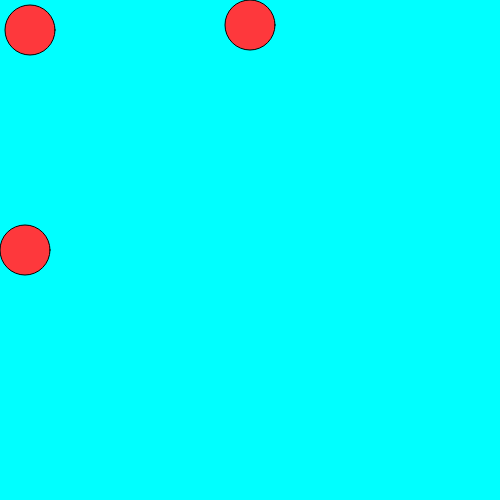
Frame 1 (no input)
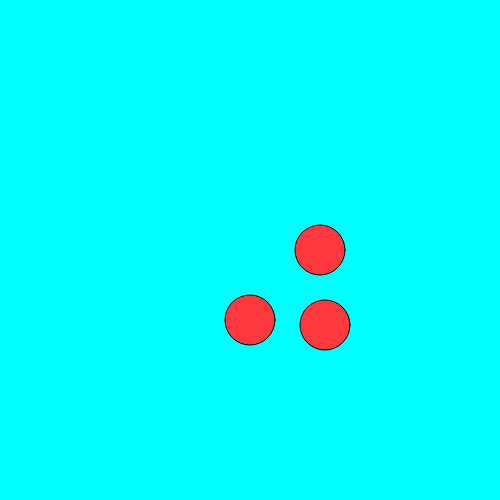
Frame 60 (no input)
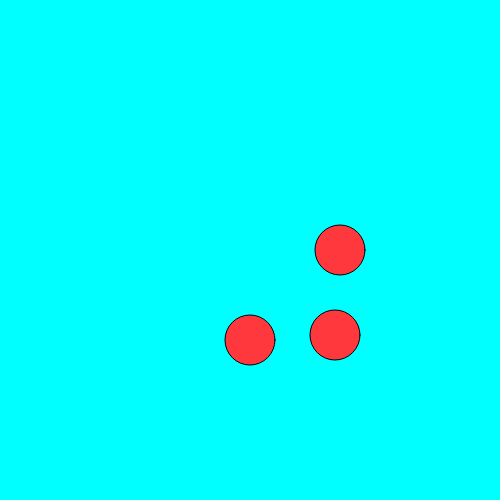
Frame 120 (the mouse pressed at the canvas centre since frame 60)

The p5.js sketch that drew these frames (run headless with seeded random() and noise() and a simulated clock; from frame 60 on, the mouse is pressed at the canvas centre):

// p5.js sketch
// ── sketch.js
var x = 25
var speed = 5
var y = 25
function setup() {
  createCanvas(500,500)
}

function draw() {
  background(0,255,255)
  fill(254,56,60)
  ellipse(x,250,50,50)
  
  if (x < 25){
    speed = 5
  }
  
  if (x > 475){
    speed = -5
  }
  x = x + speed
  
  
  ellipse(250,y,50,50)
  
  if (y < 25){
    speed = 5
  }
  
  if (y > 475){
   speed = -5 
  }
  y = y + speed
  
  ellipse(x,y,50,50)
  
  
}
